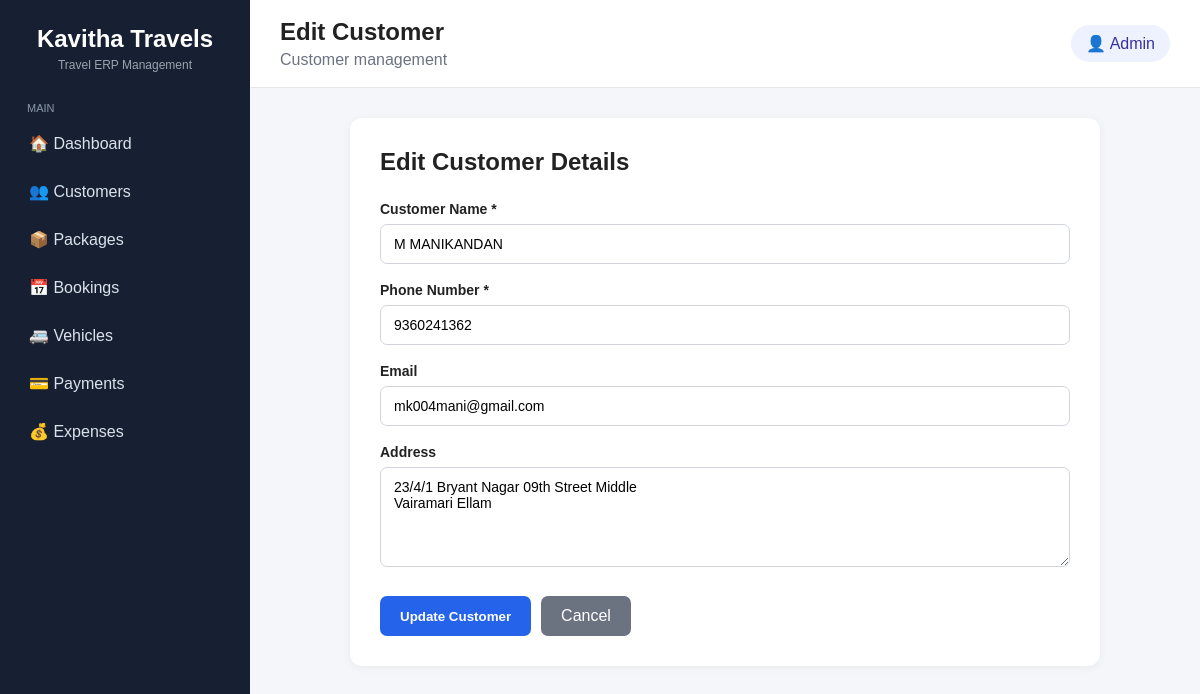
Page /erp/customers/edit/1/ on the committed database.
### travel_erp/models.py (models this page shows, shortened)
class Customer(models.Model):
    name = models.CharField(max_length=100)
    phone = models.CharField(max_length=15)
    email = models.EmailField(blank=True)
    address = models.TextField(blank=True)
    created_at = models.DateTimeField(auto_now_add=True)

### travel_erp/views.py (the view, shortened to what this page needs)
def edit_customer(request, customer_id):
    customer = get_object_or_404(
        Customer,
        id=customer_id
    )
    return render(
        request,
        "travel_erp/customer_form.html",
        {
            "customer": customer
        }
    )

### travel_erp/templates/travel_erp/customer_form.html (shortened to what this page needs)
<!DOCTYPE html>
<html lang="en">
<head>
</head>
<body>
<aside class="sidebar">
    <div class="logo">
        <h2>Kavitha Travels</h2>
        <p>Travel ERP Management</p>
    </div>
    <div class="menu-title">
        Main
    </div>
    <div class="menu">
        <a href="{% url 'erp_dashboard' %}">
            🏠 Dashboard
        </a>
        <a href="{% url 'erp_customers' %}">
            👥 Customers
        </a>
        <a href="{% url 'erp_packages' %}">
            📦 Packages
        </a>
        <a href="{% url 'erp_bookings' %}">
            📅 Bookings
        </a>
        <a href="{% url 'erp_vehicles' %}">
            🚐 Vehicles
        </a>
        <a href="{% url 'erp_payments' %}">
            💳 Payments
        </a>
        <a href="{% url 'erp_expenses' %}">
            💰 Expenses
        </a>
    </div>
</aside>
<main class="main">
    <header class="topbar">
        <div>
            <h1>
                {% if customer %}
                    Edit Customer
                {% else %}
                    Add Customer
                {% endif %}
            </h1>
            <p>
                Customer management
            </p>
        </div>
        <div class="admin">
            👤 Admin
        </div>
    </header>
    <section class="content">
        <div class="form-box">
            <h2>
                {% if customer %}
                    Edit Customer Details
                {% else %}
                    Customer Details
                {% endif %}
            </h2>
            <form method="POST">
                <div class="form-group">
                    <label for="name">
                        Customer Name *
                    </label>
                    <input
                        type="text"
                        id="name"
                        name="name"
                        value="{{ customer.name|default:'' }}"
                        placeholder="Enter customer name"
                        required
                    >
                </div>
                <div class="form-group">
                    <label for="phone">
                        Phone Number *
                    </label>
                    <input
                        type="tel"
                        id="phone"
                        name="phone"
                        value="{{ customer.phone|default:'' }}"
                        placeholder="Enter phone number"
                        maxlength="15"
                        required
                    >
                </div>
                <div class="form-group">
                    <label for="email">
                        Email
                    </label>
                    <input
                        type="email"
                        id="email"
                        name="email"
                        value="{{ customer.email|default:'' }}"
                        placeholder="Enter email address"
                    >
                </div>
                <div class="form-group">
                    <label for="address">
                        Address
                    </label>
                    <textarea
                        id="address"
                        name="address"
                        placeholder="Enter customer address"
                    >{{ customer.address|default:'' }}</textarea>
                </div>
                <div class="buttons">
                    <button
                        type="submit"
                        class="save-btn"
                    >
                        {% if customer %}
                            Update Customer
                        {% else %}
                            Save Customer
                        {% endif %}
                    </button>
                    <a
                        href="{% url 'erp_customers' %}"
                        class="cancel-btn"
                    >
                        Cancel
                    </a>
                </div>
            </form>
        </div>
    </section>
</main>
</body>
</html>

### travel_erp/templates/travel_erp/customer_form.html (style rules this page uses)
* { box-sizing: border-box; margin: 0; padding: 0; font-family: Arial, sans-serif; }
body { background: #f4f6f9; color: #222; }
.sidebar { position: fixed; left: 0; top: 0; width: 250px; height: 100vh; background: #172033; padding: 25px 15px; color: white; }
.logo { text-align: center; margin-bottom: 30px; }
.logo h2 { margin-bottom: 5px; }
.logo p { color: #9ca3af; font-size: 12px; }
.menu-title { color: #8e99ad; font-size: 11px; text-transform: uppercase; margin: 20px 12px 8px; }
.menu a { display: block; text-decoration: none; color: #dce2ec; padding: 12px 14px; margin-bottom: 5px; border-radius: 7px; }
.main { margin-left: 250px; min-height: 100vh; }
.topbar { background: white; padding: 18px 30px; border-bottom: 1px solid #e5e7eb; display: flex; justify-content: space-between; align-items: center; }
.topbar h1 { font-size: 24px; }
.topbar p { color: #6b7280; margin-top: 5px; }
.admin { background: #eef2ff; color: #3730a3; padding: 9px 15px; border-radius: 20px; }
.content { padding: 30px; }
.form-box { max-width: 750px; margin: auto; background: white; padding: 30px; border-radius: 12px; box-shadow: 0 2px 10px rgba(0,0,0,0.05); }
.form-box h2 { margin-bottom: 25px; }
.form-group { margin-bottom: 18px; }
label { display: block; margin-bottom: 7px; font-size: 14px; font-weight: bold; }
input, textarea { width: 100%; padding: 11px 13px; border: 1px solid #d1d5db; border-radius: 7px; font-size: 14px; outline: none; }
textarea { min-height: 100px; resize: vertical; }
.buttons { display: flex; gap: 10px; margin-top: 25px; }
.save-btn { border: none; background: #2563eb; color: white; padding: 11px 20px; border-radius: 7px; cursor: pointer; font-weight: bold; }
.cancel-btn { text-decoration: none; background: #6b7280; color: white; padding: 11px 20px; border-radius: 7px; }

### rows in the picture
Customer: name "M MANIKANDAN", phone "9360241362", email "mk004mani@gmail.com", address "23/4/1 Bryant Nagar 09th Street Middle Vairamari Ellam"
